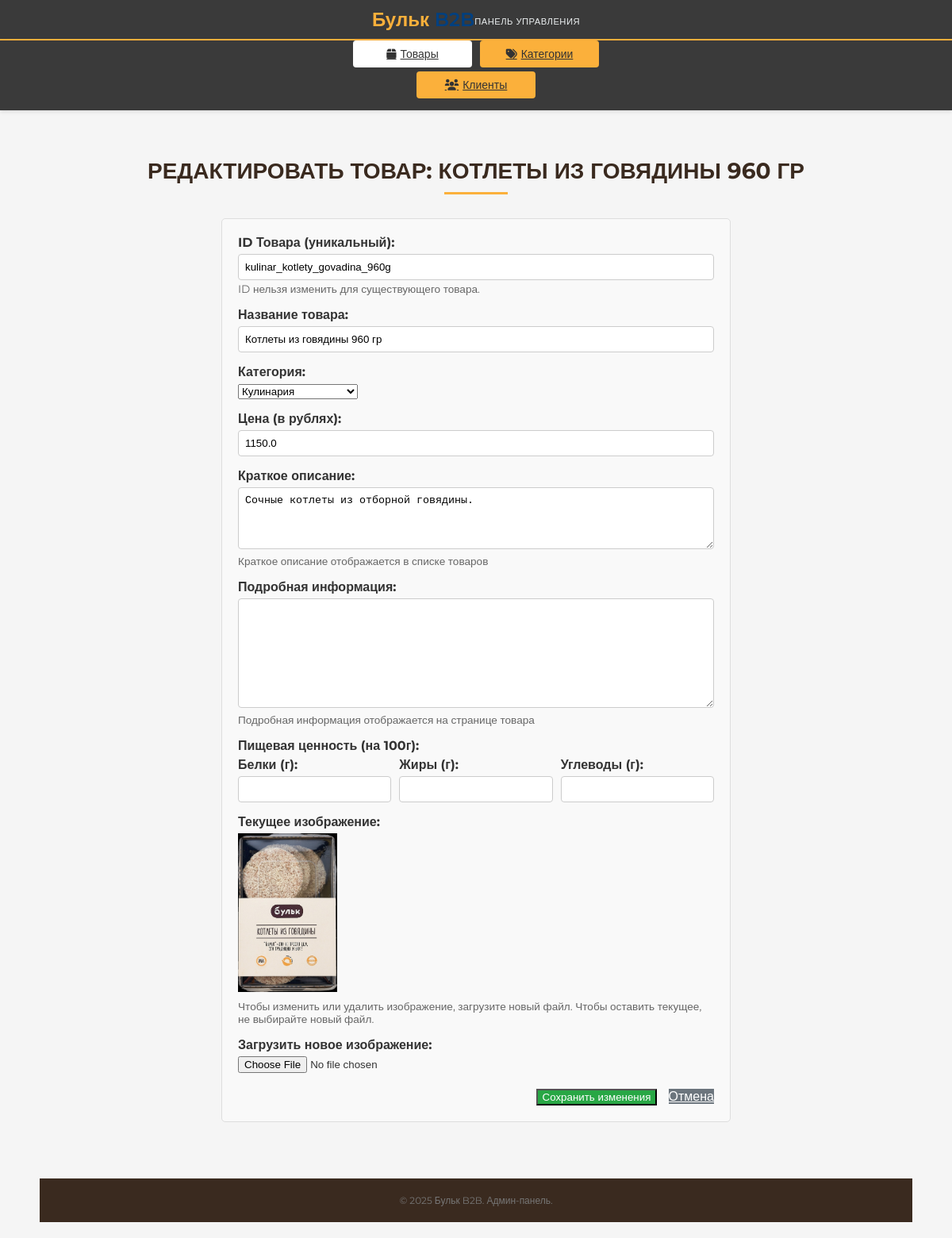
Page /admin/product/edit/kulinar_kotlety_govadina_960g (signed in) on the committed database.
### app.py (models this page shows, shortened)
class Product(db.Model):
    __tablename__ = 'products'
    id = db.Column(db.String(20), primary_key=True)
    name = db.Column(db.String(200), nullable=False)
    price = db.Column(db.Float, nullable=False)
    description = db.Column(db.Text, nullable=True)
    detailed_info = db.Column(db.Text, nullable=True)  # Подробная информация о товаре
    proteins = db.Column(db.Float, nullable=True)  # Белки (г)
    fats = db.Column(db.Float, nullable=True)  # Жиры (г)
    carbs = db.Column(db.Float, nullable=True)  # Углеводы (г)
    image_url = db.Column(db.String(200), nullable=True)
    category_id = db.Column(db.Integer, db.ForeignKey('category.id'), nullable=False)
    category = db.relationship('Category', backref=db.backref('products', lazy='dynamic', cascade="all, delete-orphan"))

### app.py (the view, shortened to what this page needs)
@app.route('/admin/product/edit/<string:product_id>', methods=['GET', 'POST'])
@admin_required
def admin_edit_product(product_id):
    product_to_edit = db.session.get(Product, product_id)
    if not product_to_edit:
        flash(f"Товар с ID {product_id} не найден.", 'error')
        return redirect(url_for('admin_products_list'))
    all_categories = Category.query.order_by(Category.name).all()
    product_data_for_get = {
        'id': product_to_edit.id,
        'name': product_to_edit.name,
        'category_id': str(product_to_edit.category_id), # Для предвыбора в select
        'price': product_to_edit.price,
        'description': product_to_edit.description,
        'image_url': product_to_edit.image_url
    }
    return render_template('admin_product_form.html',
                           form_title=f"Редактировать товар: {product_to_edit.name}",
                           form_action=url_for('admin_edit_product', product_id=product_to_edit.id),
                           submit_button_text="Сохранить изменения",
                           product=product_data_for_get,
                           categories=all_categories)

### app.py (called while the page is built)
def admin_required(f):
    @wraps(f)
    def decorated_function(*args, **kwargs):
        if 'admin_logged_in' not in session:
            flash('Пожалуйста, войдите, чтобы получить доступ к этой странице.', 'warning')
            return redirect(url_for('admin_login', next=request.url))
        return f(*args, **kwargs)
    return decorated_function

@app.context_processor
def inject_now():
    return {'now': datetime.utcnow()}

@app.context_processor
def inject_cart_item_count():
    client_id = session.get('client_id')
    item_count = 0
    total_amount = 0
    if client_id:
        active_cart = Order.query.filter_by(client_id=client_id, status=CART_STATUS).first()
        if active_cart:
            item_count = sum(item.quantity for item in active_cart.items)
            total_amount = active_cart.total_amount
    else:
        session_cart = session.get('session_cart', {'items': [], 'total_amount': 0.0})
        item_count = sum(item['quantity'] for item in session_cart['items'])
        total_amount = session_cart['total_amount']
    return dict(cart_item_count=item_count, cart_total_amount=total_amount)

### templates/admin_product_form.html (shortened to what this page needs)
{% extends 'admin_base.html' %}
{% block admin_content %}
<h1 class="page-heading">{{ form_title }}</h1>
<form method="POST" action="{{ form_action }}" class="admin-form" enctype="multipart/form-data">
    <div class="form-group">
        <label for="id">ID Товара (уникальный):</label>
        <input type="text" id="id" name="id" value="{{ product.id if product else '' }}" required {% if product %}readonly{% endif %}>
        {% if product %}
        <small>ID нельзя изменить для существующего товара.</small>
        {% endif %}
    </div>
    <div class="form-group">
        <label for="name">Название товара:</label>
        <input type="text" id="name" name="name" value="{{ product.name if product else '' }}" required>
    </div>
    <div class="form-group">
        <label for="category_id">Категория:</label>
        <select id="category_id" name="category_id" class="form-control" required>
            {% for category in categories %}
                <option value="{{ category.id }}"
                        {% if product and product.category_id and product.category_id|string == category.id|string %}selected{% endif %}>
                    {{ category.name }}
                </option>
            {% endfor %}
        </select>
    </div>
    <div class="form-group">
        <label for="price">Цена (в рублях):</label>
        <input type="number" id="price" name="price" step="0.01" min="0" value="{{ product.price if product else '' }}" required>
    </div>
    <div class="form-group">
        <label for="description">Краткое описание:</label>
        <textarea id="description" name="description" rows="4">{{ product.description if product else '' }}</textarea>
        <small>Краткое описание отображается в списке товаров</small>
    </div>
    <div class="form-group">
        <label for="detailed_info">Подробная информация:</label>
        <textarea id="detailed_info" name="detailed_info" rows="8">{{ product.detailed_info if product else '' }}</textarea>
        <small>Подробная информация отображается на странице товара</small>
    </div>
    <div class="form-group">
        <label>Пищевая ценность (на 100г):</label>
        <div style="display: flex; gap: 10px;">
            <div style="flex: 1;">
                <label for="proteins">Белки (г):</label>
                <input type="number" id="proteins" name="proteins" step="0.1" min="0" value="{{ product.proteins if product and product.proteins else '' }}">
            </div>
            <div style="flex: 1;">
                <label for="fats">Жиры (г):</label>
                <input type="number" id="fats" name="fats" step="0.1" min="0" value="{{ product.fats if product and product.fats else '' }}">
            </div>
            <div style="flex: 1;">
                <label for="carbs">Углеводы (г):</label>
                <input type="number" id="carbs" name="carbs" step="0.1" min="0" value="{{ product.carbs if product and product.carbs else '' }}">
            </div>
        </div>
    </div>
    {% if product and product.image_url %}
    <div class="form-group">
        <label>Текущее изображение:</label>
        <img src="{{ url_for('static', filename=product.image_url) }}" alt="Текущее изображение" style="max-width: 200px; max-height: 200px; display: block; margin-bottom: 10px;">
        <small>Чтобы изменить или удалить изображение, загрузите новый файл. Чтобы оставить текущее, не выбирайте новый файл.</small>
    </div>
    {% endif %}
    <div class="form-group">
        <label for="image_file">Загрузить новое изображение:</label>
        <input type="file" id="image_file" name="image_file" accept="image/png, image/jpeg, image/gif">
    </div>
    <div class="form-actions">
        <button type="submit" class="admin-button save-button">{{ submit_button_text }}</button>
        <a href="{{ url_for('admin_products_list') }}" class="admin-button cancel-button">Отмена</a>
    </div>
</form>
{% endblock %}

### static/style.css (style rules this page uses)
body { margin: 0; font-family: 'Montserrat', sans-serif; background-color: #FFFFFF; color: #333333; display: flex; flex-direction: column; min-height: 100vh; }
.page-heading { color: #3A2A1F; font-size: 28px; font-weight: 700; text-align: center; margin-bottom: 30px; text-transform: uppercase; position: relative; padding-bottom: 10px; }
.page-heading::after { content: ''; display: block; width: 80px; height: 3px; background-color: #FBB03B; margin: 10px auto 0; }

### templates/admin_base.html (style rules this page uses)
body { margin: 0; padding: 0; font-family: 'Montserrat', sans-serif; background-color: #f5f5f5; }
.page-heading { padding: 0 15px; }

### templates/admin_product_form.html (style rules this page uses)
.admin-form { max-width: 600px; margin: 20px auto; padding: 20px; background-color: #f9f9f9; border: 1px solid #ddd; border-radius: 5px; }
.form-group { margin-bottom: 15px; }
.form-group label { display: block; margin-bottom: 5px; font-weight: bold; }
.form-group input[type="text"], .form-group input[type="number"], .form-group textarea { width: 100%; padding: 8px; border: 1px solid #ccc; border-radius: 4px; box-sizing: border-box; }
.form-group textarea { resize: vertical; }
.form-group small { display: block; margin-top: 3px; font-size: 0.85em; color: #666; }
.form-actions { margin-top: 20px; text-align: right; }
.admin-button.save-button { background-color: #28a745; color: white; }
.admin-button.cancel-button { background-color: #6c757d; color: white; margin-left: 10px; }

### rows in the picture
Product: id "kulinar_kotlety_govadina_960g", name "Котлеты из говядины 960 гр", price "1150.0", description "Сочные котлеты из отборной говядины.", image_url (placeholder picture)

### other values in the picture
{{ submit_button_text }} "Сохранить изменения"
form field category_id "Кулинария"
